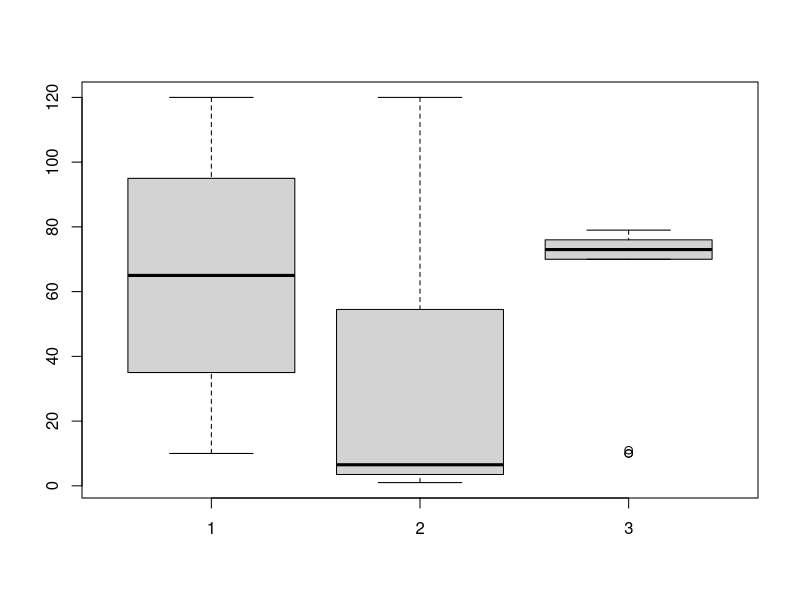
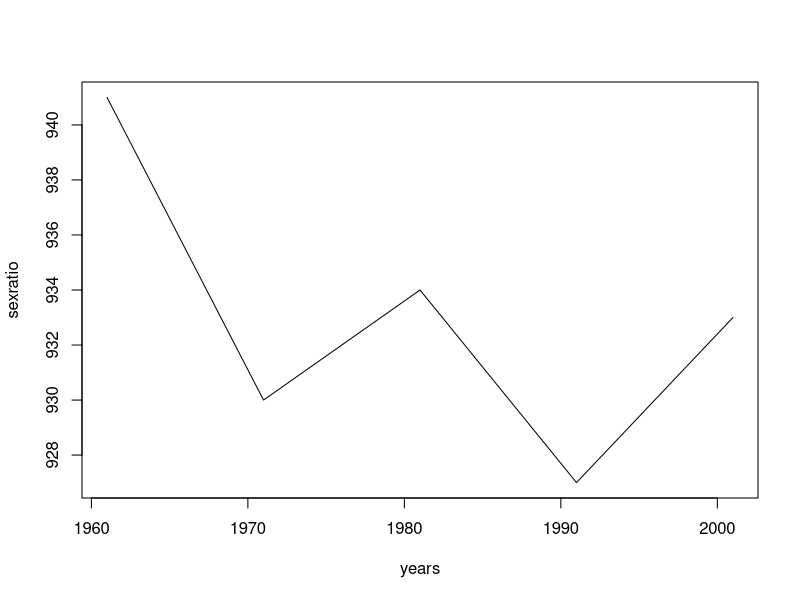

Source code (R) for these figures, in order:
# R - Practice
#ST33062P
#Question - 1 ----
gender <- c('M','M','F','F','M','M','M','F','M','F','F','M','F','M','F')
systolic <- c(139,125,142,99,101,136,145,100,169,130,125,89,150,152,142)
diastolic <- c(82,85,91,100,104,88,97,70,107,92,95,88,61,78,99)
df1 <- data.frame(gender,systolic,diastolic)
df1
mean(df1$systolic[which(df1$gender=='M')]) #average of systolic blood pressure for males
mean(df1$diastolic[which(df1$gender=='M')])#average of diastolic blood pressure for males
mean(df1$systolic[which(df1$gender=='F')])#average of systolic blood pressure for females
mean(df1$diastolic[which(df1$gender=='F')])#average of diastolic blood pressure for females

length(which(df1$systolic > 140 & df1$gender == 'M')) #males with systolic BP > 140

mean(df1$systolic[which(df1$diastolic > 140)]) #average of systolic BP where diastolic BP > 140

#Question - 2 ----
ds1 <- c(10,20,30,40,50,60,70,80,90,100,110,120)
ds2 <- c(1,2,3,4,5,6,7,8,9,100,110,120)
ds3 <- c(10,10,11,70,71,72,73,74,75,76,77,78,79)
boxplot(ds1,ds2,ds3)

#Question - 3 ----

years <- c(1961,1971,1981,1991,2001)
sexratio <- c(941,930,934,927,933)
plot(years,sexratio,type='l')

#Mock Test Paper
(x=11:20)
for(i in 1:10){
  if((i==2) | (i==5) | (i==7))
    print(x[i]^2)
}

sqroot <- function(i){
    print(sqrt(x[i]))
  }
for(j in 1:10){
  sqroot(j)
}

f <- function(a,b){a^2}
f(2)

paste("a","b",sep=":")

log(-1)
args(f)

seq(4)
seq_along(4)
?seq_along
v1=x+c(NA)
class(v1)
paste("Data","Science","from","MUIT",sep="-")
